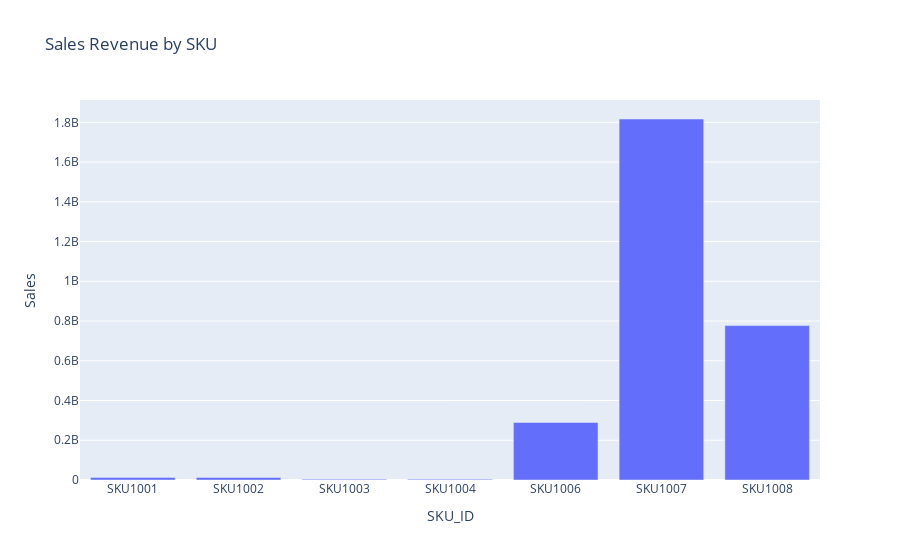
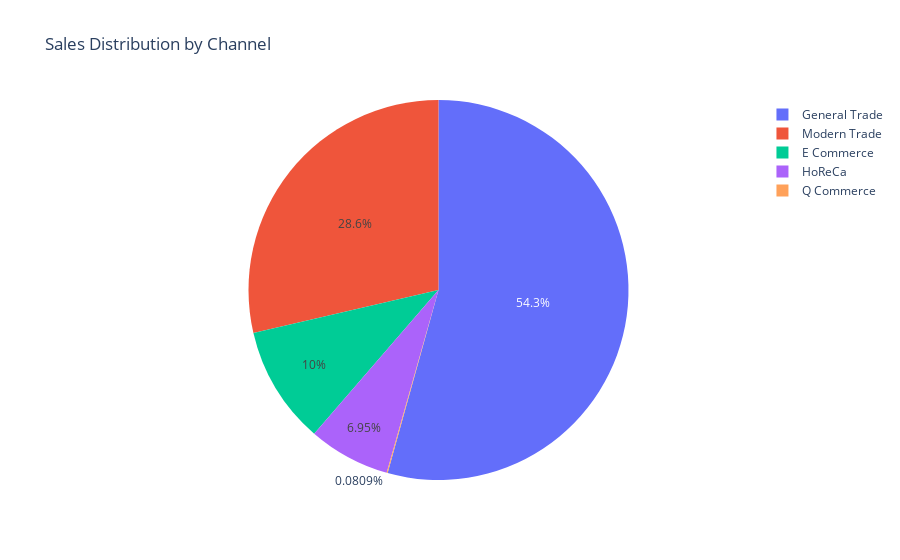
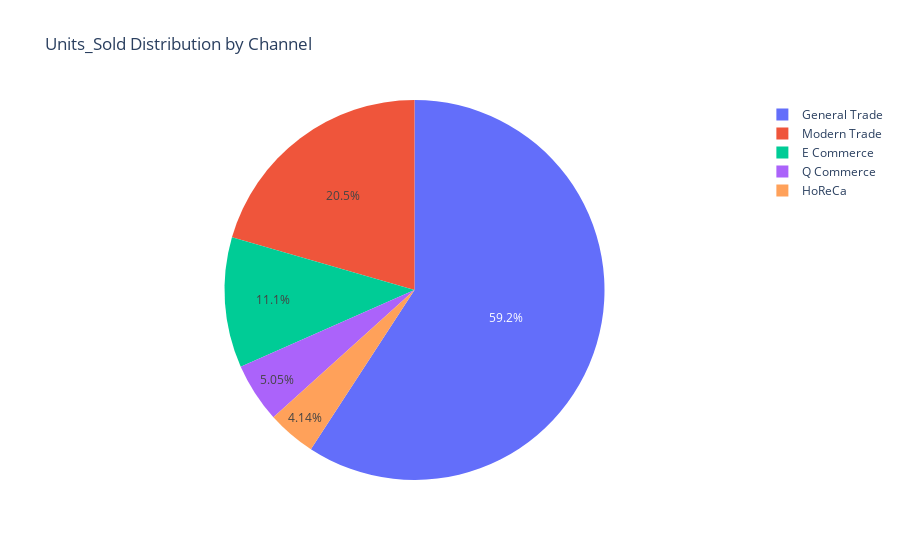
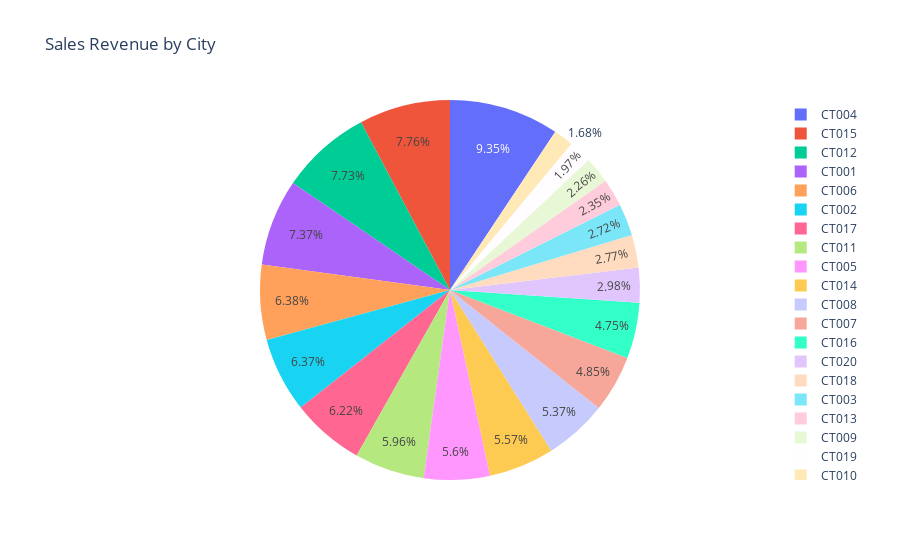

Notebook cell for these charts, in order:
### Code cell
import plotly.express as px

# Sales by SKU (Revenue)
sales_sku = sales_df.groupby('SKU_ID', as_index=False)['Sales'].sum()
fig = px.bar(sales_sku, x='SKU_ID', y='Sales', title='Sales Revenue by SKU')
fig.show()

# Sales by Channel
sales_channel = sales_df.groupby('Channel', as_index=False)['Sales'].sum()
fig = px.pie(sales_channel, names='Channel', values='Sales', title='Sales Distribution by Channel')
fig.show()

# Sales by Channel
sales_channel = sales_df.groupby('Channel', as_index=False)['Units_Sold'].sum()
fig = px.pie(sales_channel, names='Channel', values='Units_Sold', title='Units_Sold Distribution by Channel')
fig.show()


# Sales by City
# Sales by City
sales_city = sales_df.groupby('City_ID', as_index=False)['Sales'].sum()
fig = px.pie(sales_city, names='City_ID', values='Sales', title='Sales Revenue by City')
fig.show()

# Sales by Date
sales_date = sales_df.groupby('Date', as_index=False).agg({'Sales': 'sum', 'Units_Sold': 'sum'})
fig = px.line(sales_date, x='Date', y=['Sales', 'Units_Sold'], title='Sales Revenue and Units Sold by Date')
fig.show()

### Figure 1 — Plotly figure (JSON) as saved in the notebook; plotly's stock layout.template omitted (floating-point values rounded to 4 significant figures)
{"data": [{"hovertemplate": "SKU_ID=%{x}<br>Sales=%{y}<extra></extra>", "legendgroup": "", "marker": {"color": "#636efa", "pattern": {"shape": ""}}, "name": "", "orientation": "v", "showlegend": false, "textposition": "auto", "type": "bar", "x": ["SKU1001", "SKU1002", "SKU1003", "SKU1004", "SKU1006", "SKU1007", "SKU1008"], "xaxis": "x", "y": [13150000.0, 12660000.0, 4194000.0, 4216000.0, 289600000.0, 1817000000.0, 776900000.0], "yaxis": "y"}], "layout": {"barmode": "relative", "legend": {"tracegroupgap": 0}, "title": {"text": "Sales Revenue by SKU"}, "xaxis": {"anchor": "y", "domain": [0, 1], "title": {"text": "SKU_ID"}}, "yaxis": {"anchor": "x", "domain": [0, 1], "title": {"text": "Sales"}}}}

### Figure 2 — Plotly figure (JSON) as saved in the notebook; plotly's stock layout.template omitted (floating-point values rounded to 4 significant figures)
{"data": [{"domain": {"x": [0, 1], "y": [0, 1]}, "hovertemplate": "Channel=%{label}<br>Sales=%{value}<extra></extra>", "labels": ["E Commerce", "General Trade", "HoReCa", "Modern Trade", "Q Commerce"], "legendgroup": "", "name": "", "showlegend": true, "type": "pie", "values": [292300000.0, 1585000000.0, 202900000.0, 835300000.0, 2361000.0]}], "layout": {"legend": {"tracegroupgap": 0}, "title": {"text": "Sales Distribution by Channel"}}}

### Figure 3 — Plotly figure (JSON) as saved in the notebook; plotly's stock layout.template omitted (floating-point values rounded to 4 significant figures)
{"data": [{"domain": {"x": [0, 1], "y": [0, 1]}, "hovertemplate": "Channel=%{label}<br>Units_Sold=%{value}<extra></extra>", "labels": ["E Commerce", "General Trade", "HoReCa", "Modern Trade", "Q Commerce"], "legendgroup": "", "name": "", "showlegend": true, "type": "pie", "values": [17290243, 92198784, 6452808, 31981675, 7870906]}], "layout": {"legend": {"tracegroupgap": 0}, "title": {"text": "Units_Sold Distribution by Channel"}}}

### Figure 4 — Plotly figure (JSON) as saved in the notebook; plotly's stock layout.template omitted (floating-point values rounded to 4 significant figures)
{"data": [{"domain": {"x": [0, 1], "y": [0, 1]}, "hovertemplate": "City_ID=%{label}<br>Sales=%{value}<extra></extra>", "labels": ["CT001", "CT002", "CT003", "CT004", "CT005", "CT006", "CT007", "CT008", "CT009", "CT010", "CT011", "CT012", "CT013", "CT014", "CT015", "CT016", "CT017", "CT018", "CT019", "CT020"], "legendgroup": "", "name": "", "showlegend": true, "type": "pie", "values": [214900000.0, 185900000.0, 79470000.0, 272700000.0, 163300000.0, 186300000.0, 141600000.0, 156700000.0, 65870000.0, 48890000.0, 173900000.0, 225500000.0, 68480000.0, 162500000.0, 226400000.0, 138500000.0, 181300000.0, 80950000.0, 57620000.0, 86820000.0]}], "layout": {"legend": {"tracegroupgap": 0}, "title": {"text": "Sales Revenue by City"}}}
